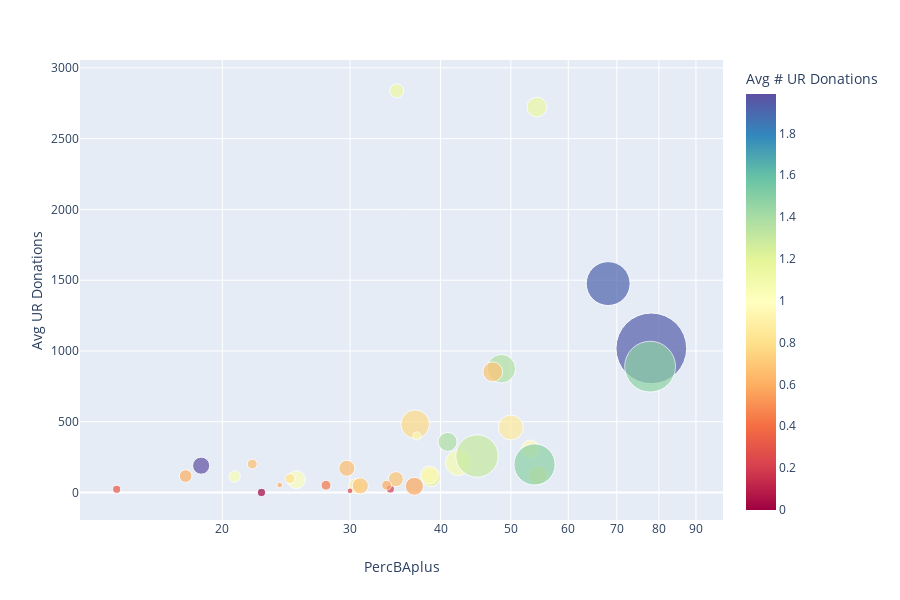

Notebook code for this chart:
### Code cell
px.scatter(avg_data, x="PercBAplus", y="Avg UR Donations", hover_name="Town", size="Nmembers", size_max=50, color="Avg # UR Donations", color_continuous_scale=px.colors.diverging.Spectral, log_x=True)

### Figure 1 — Plotly figure (JSON) as saved in the notebook; plotly's stock layout.template omitted (floating-point values rounded to 4 significant figures)
{"data": [{"hovertemplate": "<b>%{hovertext}</b><br><br>PercBAplus=%{x}<br>Avg UR Donations=%{y}<br>Nmembers=%{marker.size}<br>Avg # UR Donations=%{marker.color}<extra></extra>", "hovertext": ["Bath", "Bradford", "Canaan", "Cavendish", "Charlestown", "Chelsea", "Claremont", "Corinth", "Cornish", "Croydon", "Dorchester", "Enfield", "Fairlee", "Grafton", "Grantham", "Hanover", "Hartford", "Hartland", "Haverhill", "Lebanon", "Lyme", "Newbury", "Newport", "Norwich", "Orange", "Orford", "Piermont", "Plainfield", "Pomfret", "Reading", "Royalton", "Ryegate", "Sharon", "Springfield", "Strafford", "Thetford", "Topsham", "Tunbridge", "Unity", "Vershire", "Weathersfield", "West Fairlee", "West Windsor", "Windsor", "Woodstock"], "legendgroup": "", "marker": {"cmax": 1.988, "cmin": 0, "color": [0, 0.8786, 1.01, 0, 0.3084, 0.2167, 0.189, 0.4239, 1.188, 0, 0, 1.076, 0.9464, 0.5938, 0.8636, 1.94, 0.7713, 0.6889, 1.988, 1.301, 1.917, 0.6566, 0, 1.479, 0, 1.38, 1.136, 1.364, 1.141, 0.1915, 0.5767, 0.6667, 0.6842, 0.6056, 0.9602, 1.488, 0.03571, 0.589, 0, 1.065, 1.051, 0, 0.6842, 0.796, 0.8623], "colorbar": {"title": {"text": "Avg # UR Donations"}}, "colorscale": [[0, "rgb(158,1,66)"], [0.1, "rgb(213,62,79)"], [0.2, "rgb(244,109,67)"], [0.3, "rgb(253,174,97)"], [0.4, "rgb(254,224,139)"], [0.5, "rgb(255,255,191)"], [0.6, "rgb(230,245,152)"], [0.7, "rgb(171,221,164)"], [0.8, "rgb(102,194,165)"], [0.9, "rgb(50,136,189)"], [1, "rgb(94,79,162)"]], "showscale": true, "size": [0, 7, 10, 0, 2, 1, 0, 3, 11, 0, 0, 20, 10, 1, 11, 153, 25, 8, 9, 55, 59, 8, 2, 79, 0, 11, 6, 25, 12, 2, 10, 3, 7, 5, 10, 52, 0, 3, 0, 2, 4, 0, 12, 3, 19], "sizemode": "area", "sizeref": 0.0612, "symbol": "circle"}, "mode": "markers", "name": " ", "showlegend": false, "type": "scatter", "uid": "6cc68a63-cd1b-4201-9de5-efe0044c6908", "x": [25.27, 30.6, 25.3, 31.0, 14.3, 30, 18.6, 27.8, 38.8, 16.2, 17.2, 42.3, 38.6, 24, 54.5, 78.1, 36.9, 31, 18.7, 44.9, 68.1, 29.7, 22.65, 77.8, 29.7, 40.9, 34.8, 48.5, 54.3, 34.1, 36.8, 22, 34.7, 17.8, 53.2, 53.9, 18.2, 33.7, 16.61, 37.1, 20.8, 26.3, 47.2, 24.8, 50], "xaxis": "x", "y": [0, 45.61, 90.15, 0, 22.2, 11.83, 28.27, 51.09, 106.8, 0, 0, 209.9, 124.0, 52.81, 122.0, 1018.0, 482.2, 47.04, 189.5, 257.7, 1476.0, 171.3, 0, 889.0, 0, 357.7, 2838.0, 874.5, 2723.0, 24.26, 43.99, 200.8, 94.12, 116.0, 306.5, 198.0, 8.929, 51.37, 0, 399.5, 113.1, 0, 852.5, 97.99, 459.1], "yaxis": "y"}], "layout": {"grid": {"xaxes": ["x"], "xgap": 0.1, "xside": "bottom", "yaxes": ["y"], "ygap": 0.1, "yside": "left"}, "height": 600, "legend": {"tracegroupgap": 0}, "margin": {"t": 60}, "xaxis": {"title": {"text": "PercBAplus"}, "type": "log"}, "yaxis": {"title": {"text": "Avg UR Donations"}}}}
